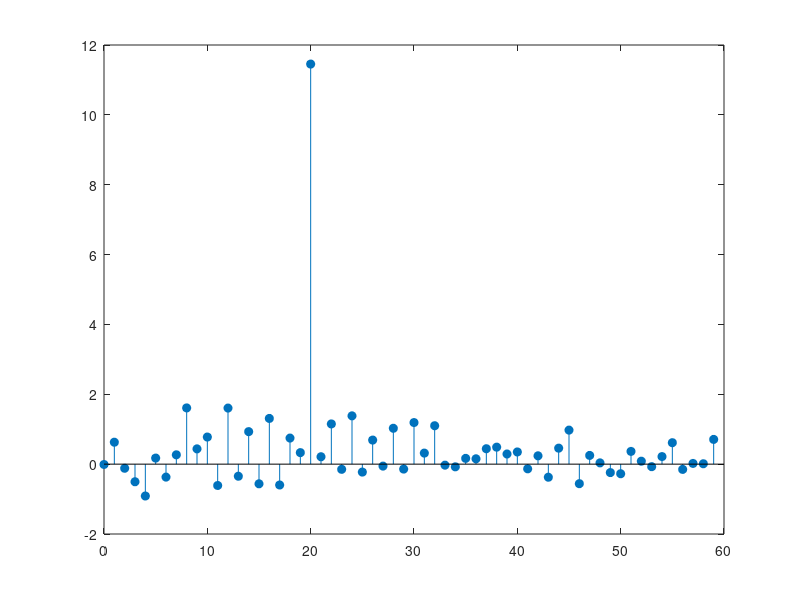

This chart was generated by the following MATLAB code:
%EEET 425 LAB02Q2c

n = 0:199; % 0 =< n =< 199

xn = [1, 1, 1, 1, 1, -1, -1, 1, 1, -1, 1, -1, 1]; %13 point barker sequence
x = [xn, zeros(1, 200 - length(xn))]; % fills in the vector with zeros

a = 0.9; %alpha/attenuation i think
D = 20; %delay by 20 sample periods
sigmaSqrd = 0.01;
sigma = sqrt(sigmaSqrd);

wn = sigma * randn(1, 200); % w(n) is sigma multiplied by a random number

delay = [zeros(1, D), x(1:200-D)]; %actual delay 

yn = a * delay + wn; %final signal with the delay and random noise

cn = length(yn);
l = 0:59;
len = length(l);
newX = zeros(len, cn); %makes the new 60x200 matrix needed

for i = 1:len %iterates 60 times
    lagindex = l(i); 
    newX(i, :) = [zeros(1, lagindex), x(1:cn-lagindex)]; %shift x right by lagindex samples
end

ryx = newX * yn'; %new matrix made with 60x200 and 200x1
[max_val, max_idx] = max(ryx); %finds the highest y point and gives the x value
Dtotal = l(max_idx)

stem(l, ryx, 'filled')
